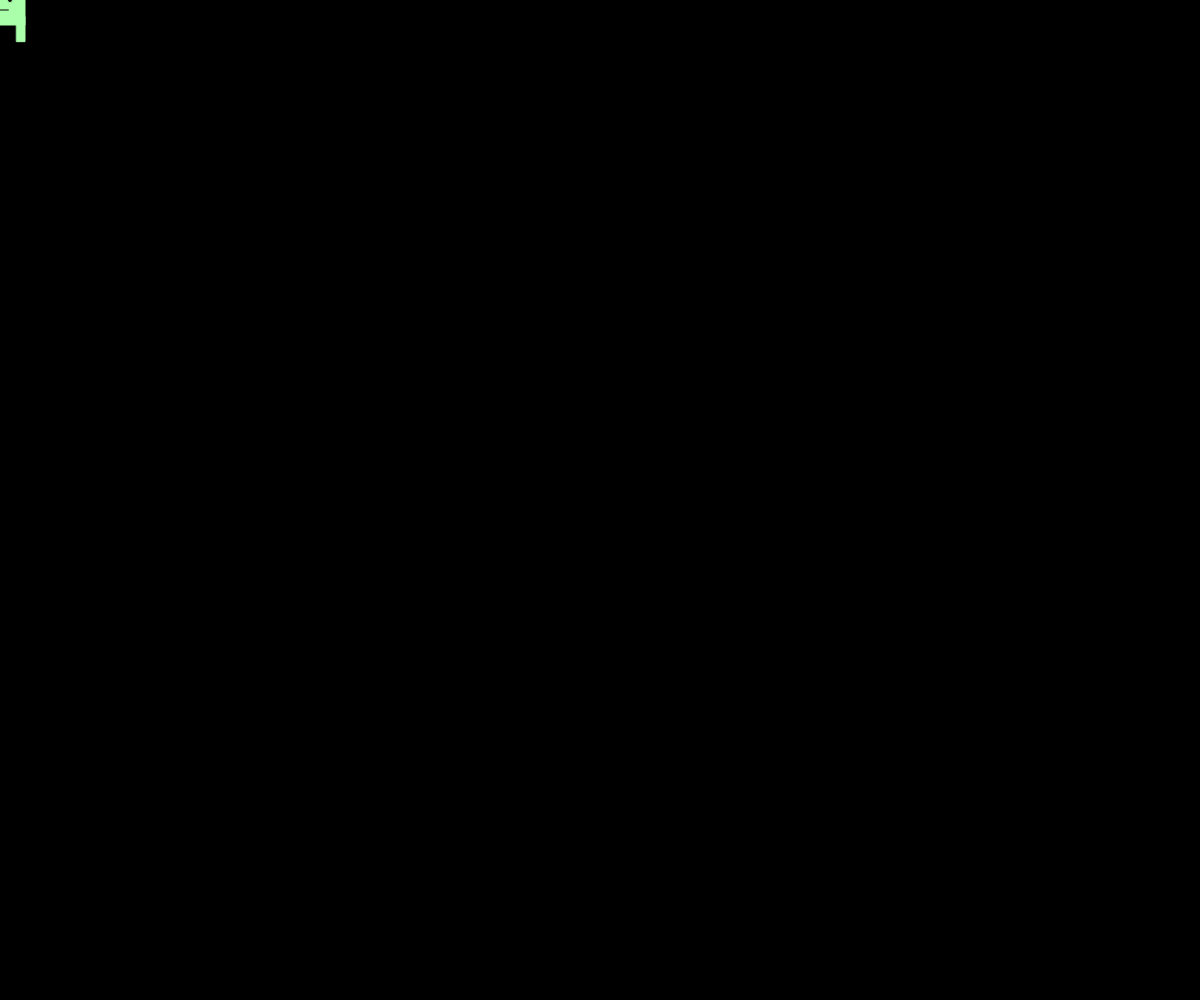
Frame 1 (no input)
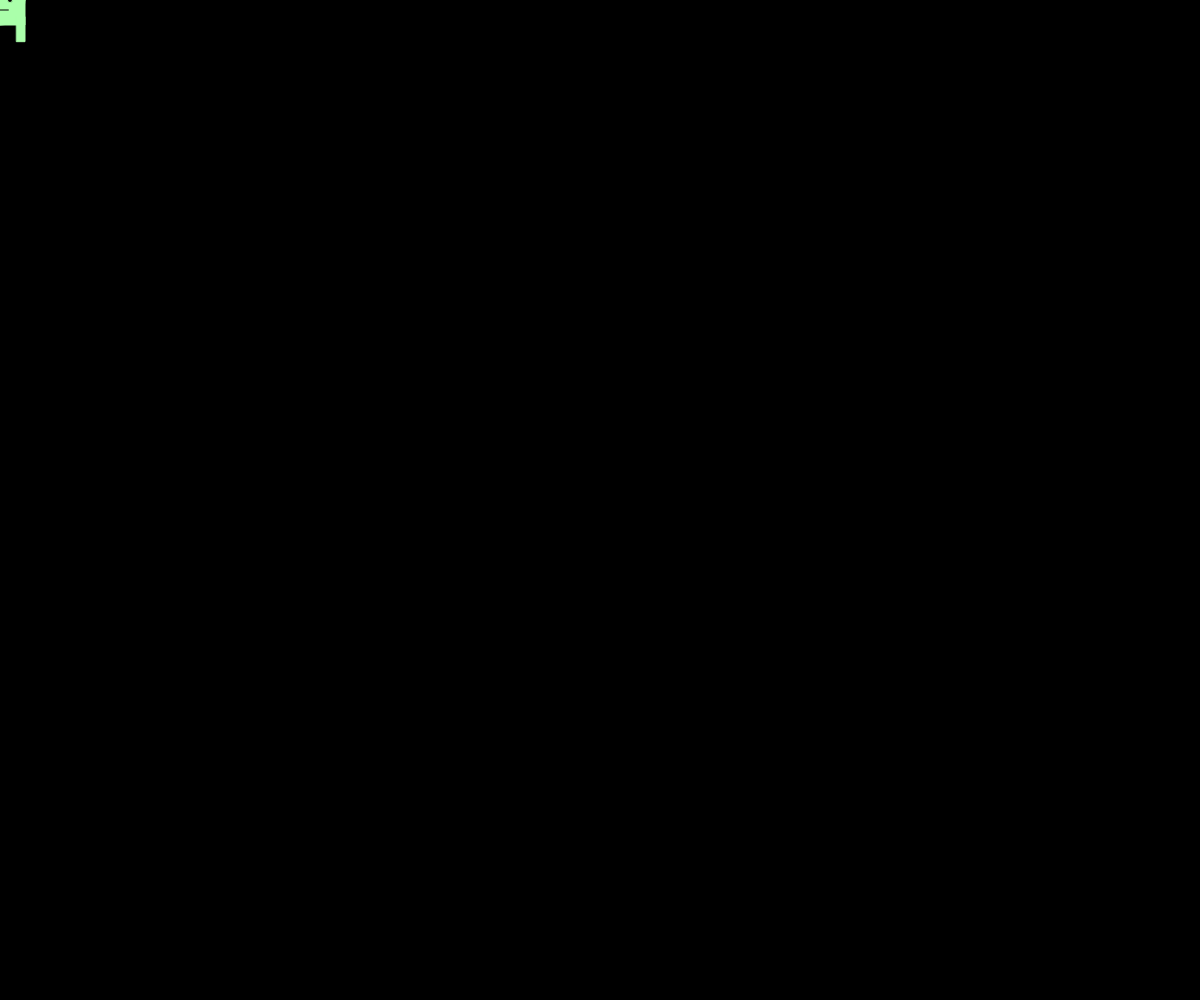
Frame 60 (no input)
Frame 120 (the mouse pressed at the canvas centre since frame 60): identical to frame 60, image omitted

The p5.js sketch that drew these frames (run headless with seeded random() and noise() and a simulated clock; from frame 60 on, the mouse is pressed at the canvas centre):

// p5.js sketch
// ── sketch.js
// Multiple Keypress Detection 
//------ Drawing Practice -------------------
// Arman Asryan
// Feb 10,2026

let diameter = 50;
let characterX = 0;
let characterY = 0;


function setup() {
  createCanvas(windowWidth, windowHeight);
}

function controls(){
  if(keyIsPressed){
    if(keyCode === 37){
      characterX = characterX - 10
    }
    else if(keyCode === 39){
      characterX = characterX + 10
    }
    else if(keyCode === 38){
      characterY = characterY - 10
    }
    else if(keyCode === 40){
      characterY = characterY + 10
    }
  }
  
}

function drawCharacter(x,y){
  fill(170, 255, 170)
  fill(170, 255, 170)
  circle(x,y,diameter)
  stroke(170, 255, 170)
  rect(x-diameter/2,y,diameter,diameter/2)
  
  //Eyes
  fill(0)
  circle(x-diameter/5,y,diameter/10)
  circle(x+diameter/5,y,diameter/10)

  //Mouth
  fill(0)
  stroke(0)
  line(x-diameter/6,y+diameter/5, x+diameter/6, y+diameter/5)

  //legs
  fill(170, 255, 170)
  stroke(170, 255, 170)
  rect(x-diameter/2, y + diameter/3,diameter/6,diameter/2)
  rect(x+ diameter/3, y + diameter/3,diameter/6,diameter/2)
}

// function checkMulti(){
//   //a function to demonstrate how we can check 
//   // if the multiple keyboard buttons are pressed
//   // at once
  
//   //check for multiple keypresses (3 simult.)
//   let a = keyIsDown(65);//a
//   let b = keyIsDown(66);//b
//   let c = keyIsDown(67);//c

//   let str = "a: " + a + " b: " + b + " c: " + c;
//   textSize(40)
//   text(str, 100, 300)


// }

function draw() {
  background(0);
  controls()
  drawCharacter(characterX,characterY)
  //rcle(windowWidth/2,windowHeight/2,50)
}
